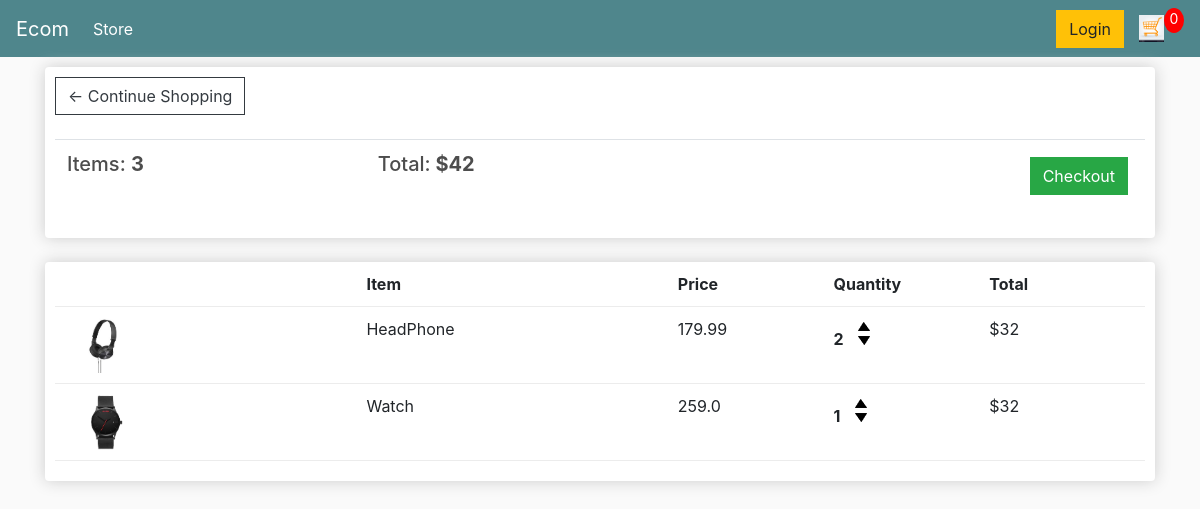
The app's page /cart/ (signed in) with its own data.
### store/models.py (models this page shows, shortened)
class OrderItem(models.Model):
  product=models.ForeignKey(Product, on_delete=models.SET_NULL,null=True,blank=True)
  order=models.ForeignKey(Order, on_delete=models.SET_NULL,null=True,blank=True)
  quantity=models.IntegerField(default=0,null=True,blank=True)
  date_added=models.DateTimeField(auto_now_add=True)

class Product(models.Model):
  name=models.CharField(max_length=200,null=True)
  price=models.FloatField()
  digital=models.BooleanField(default=False, null=True, blank=False)
  image=models.ImageField(null=True,blank=True)
  @property
  def imageURL(self):
	  try:
		  url = self.image.url
	  except:
		  url = ''
	  return url

### store/views.py (the view)
# urls.py: path('cart/',views.cart, name='cart'),
def cart(request):
	if request.user.is_authenticated:
		customer = request.user.customer
		order, created = Order.objects.get_or_create(customer=customer, complete=False)
		items = order.orderitem_set.all()
	else:
		items = []
		order = {'get_cart_total':0, 'get_cart_items':0}
	context = {'items':items, 'order':order}
	return render(request, 'store/cart.html', context)

### store/templates/store/cart.html
{% extends 'store/main.html' %} {% load static %} {% block content %}
<div class="row">
  <div class="col-lg-12">
    <div class="box-element">
      <a class="btn btn-outline-dark" href="{% url 'store' %}"
        >&#x2190; Continue Shopping</a
      >
      <br />
      <br />
      <table class="table">
        <tr>
          <th>
            <h5>Items: <strong>3</strong></h5>
          </th>
          <th>
            <h5>Total:<strong> $42</strong></h5>
          </th>
          <th>
            <a
              style="float: right; margin: 5px"
              class="btn btn-success"
              href="{% url 'checkout' %}"
              >Checkout</a
            >
          </th>
        </tr>
      </table>
    </div>
    <br />
    <div class="box-element">
      <div class="cart-row">
        <div style="flex: 2"></div>
        <div style="flex: 2"><strong>Item</strong></div>
        <div style="flex: 1"><strong>Price</strong></div>
        <div style="flex: 1"><strong>Quantity</strong></div>
        <div style="flex: 1"><strong>Total</strong></div>
      </div>
      {% for item in items %}
      <div class="cart-row">
        <div style="flex: 2">
          <img class="row-image" src="{{item.product.imageURL}}" />
        </div>
        <div style="flex: 2"><p>{{item.product.name}}</p></div>
        <div style="flex: 1"><p>{{item.product.price}}</p></div>
        <div style="flex: 1">
          <p class="quantity">{{item.quantity}}</p>
          <div class="quantity">
            <img
              class="chg-quantity"
              src="{% static  'images/arrow-up.png' %}"
            />
            <img
              class="chg-quantity"
              src="{% static  'images/arrow-down.png' %}"
            />
          </div>
        </div>
        <div style="flex: 1"><p>$32</p></div>
      </div>
      {%endfor%}
    </div>
  </div>
</div>
{% endblock content %}

### static/css/main.css (style rules this page uses)
body { background-color: hsl(0, 0%, 98%); }
h1, h2, h3, h4, h5, h6 { color: hsl(0, 0%, 30%); }
.box-element { box-shadow: hsl(0, 0%, 80%) 0 0 16px; background-color: #fff; border-radius: 4px; padding: 10px; }
.col-lg-4, .col-lg-6, .col-lg-8, .col-lg-12 { margin-top: 10px; }
.btn { border-radius: 0; }
.row-image { width: 100px; }
.cart-row { display: flex; align-items: flex-stretch; padding-bottom: 10px; margin-bottom: 10px; border-bottom: 1px solid #ececec; }
.quantity { display: inline-block; font-weight: 700; padding-right: 10px; }
.chg-quantity { width: 12px; cursor: pointer; display: block; margin-top: 5px; transition: 0.1s; }

### records on screen
OrderItem: product.imageURL (picture), product.name "HeadPhone", product.price "179.99", quantity "2"
OrderItem: product.imageURL (picture), product.name "Watch", product.price "259.0", quantity "1"
